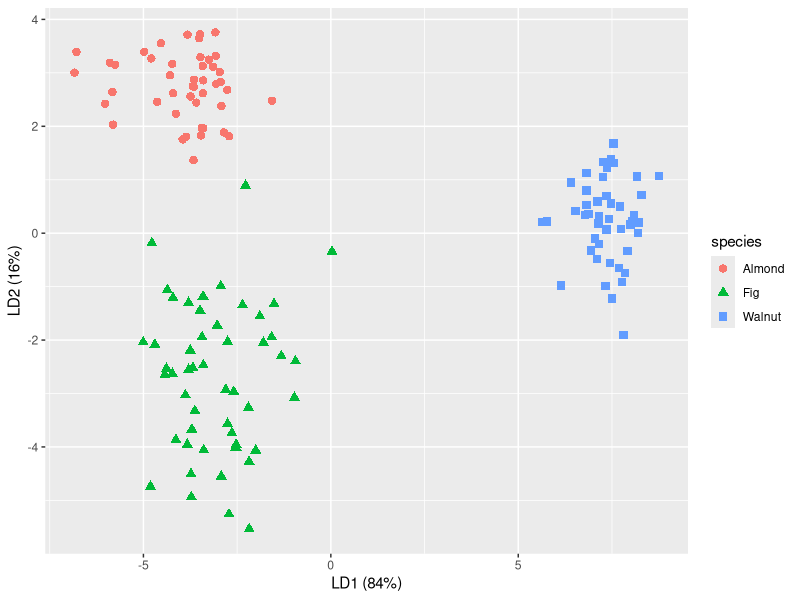
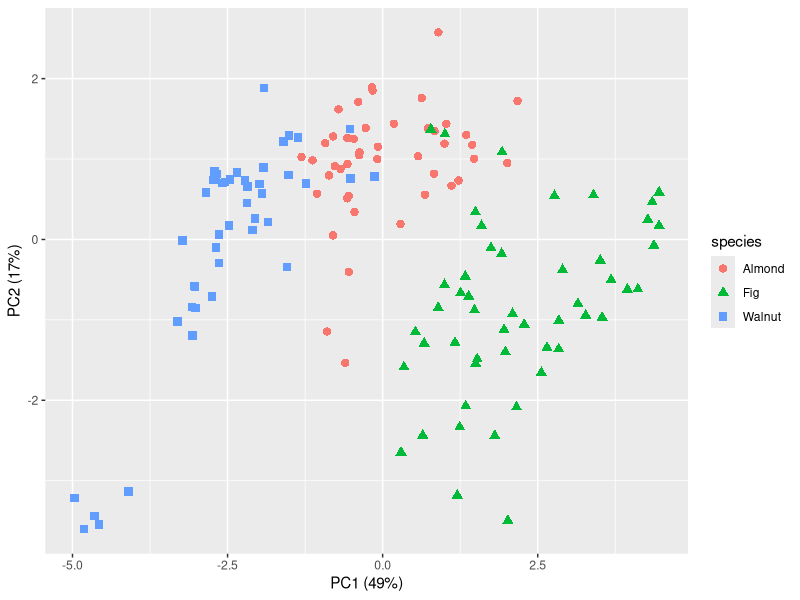
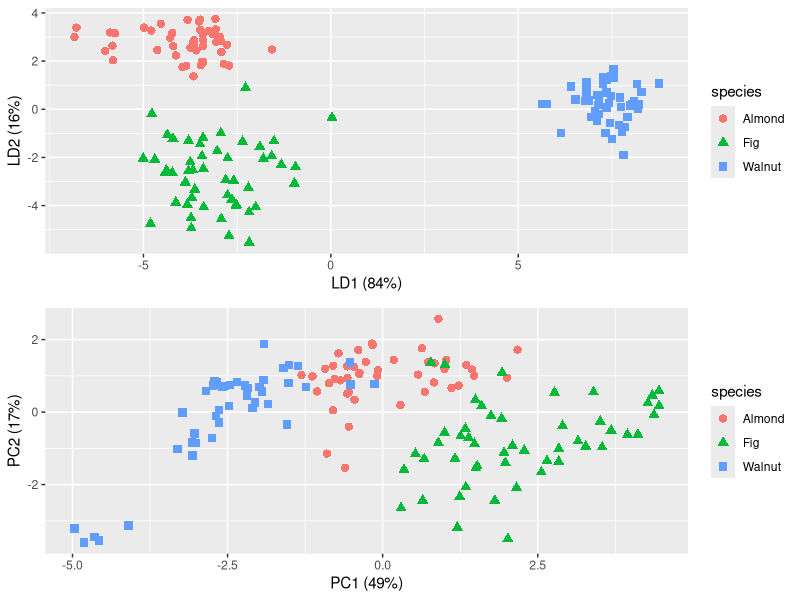

Source code (R) for these figures, in order:
#===========================================================================#
# fames-script4_lda_vs_pca_now_figs.R
#
# Use Martins code with NOW Fames dataset. This time with NOW from lab
# tree nut sources, not from iris data set
#
# 1. Perform and annotate PCA
# 2. Perform and annotate LDA
# 3. Graphical comparisons of PCA and LDA
#
#===========================================================================#

require(MASS)
require(ggplot2)
require(scales) # Scales is installed when you install ggplot2 or the tidyverse
require(gridExtra) # for grid.arrange()

stds <- read.csv("Y21-04-06-lda-fames-rvw/stds_all_now.csv")
stds_fig <- stds[stds$Host != "Pistachio", ]

head(stds_fig,2)
#     Host    C1     C2    C3    C4     C5     C6    C7    C8 C9 C10
# 1 Almond 0.162 14.192 0.472 5.985 48.372 29.147 1.672 0.000  0   0
# 2 Almond 0.245 23.799 1.092 4.577 43.573 22.443 4.163 0.115  0   0

unique(stds_fig$Host)

#-- 1. Perform and annotate PCA ---------------------------------------------

pca <- prcomp(stds_fig[,-1], # drops Species, all numeric data frame
              center = TRUE,
              scale. = TRUE) 

## Proportion of between-class variance by components
prop.pca = pca$sdev^2/sum(pca$sdev^2)
prop.pca
# [1] 4.413335e-01 2.151833e-01 1.173387e-01 9.427267e-02 5.989982e-02 
# [6] 3.104827e-02 1.607752e-02 1.305772e-02 1.178040e-02 8.073571e-06

#-- 2. Perform and annotate LDA ---------------------------------------------

lda <- MASS::lda(Host ~ ., 
                 stds_fig)

prop.lda = lda$svd^2/sum(lda$svd^2)
prop.lda
# [1] 0.91130801 0.08869199

plda <- predict(object = lda,
                newdata = stds_fig) # plda is a list of three objects



#-- 3. Graphical comparisons of PCA and LDA -----------------------------------

dataset = data.frame(species = stds_fig[,"Host"], # take single col frm src dat
                     pca = pca$x, lda = plda$x)

p1 <- ggplot(dataset) + geom_point(aes(lda.LD1, lda.LD2, colour = species, shape = species), size = 2.5) + 
  labs(x = paste("LD1 (", percent(prop.lda[1]), ")", sep=""),
       y = paste("LD2 (", percent(prop.lda[2]), ")", sep=""))
p1

p2 <- ggplot(dataset) + geom_point(aes(pca.PC1, pca.PC2, colour = species, shape = species), size = 2.5) +
  labs(x = paste("PC1 (", percent(prop.pca[1]), ")", sep=""),
       y = paste("PC2 (", percent(prop.pca[2]), ")", sep=""))
p2

x <- grid.arrange(p1, p2)
ggsave("x.jpg", plot = x, device = "jpg", path = "C:/Users/Charles.Burks/Desktop/")
# from gridExtra. Not clear how to save this
# http://www.sthda.com/english/articles/24-ggpubr-publication-ready-plots/81-ggplot2-easy-way-to-mix-multiple-graphs-on-the-same-page/
# https://rpkgs.datanovia.com/ggpubr/reference/ggarrange.html